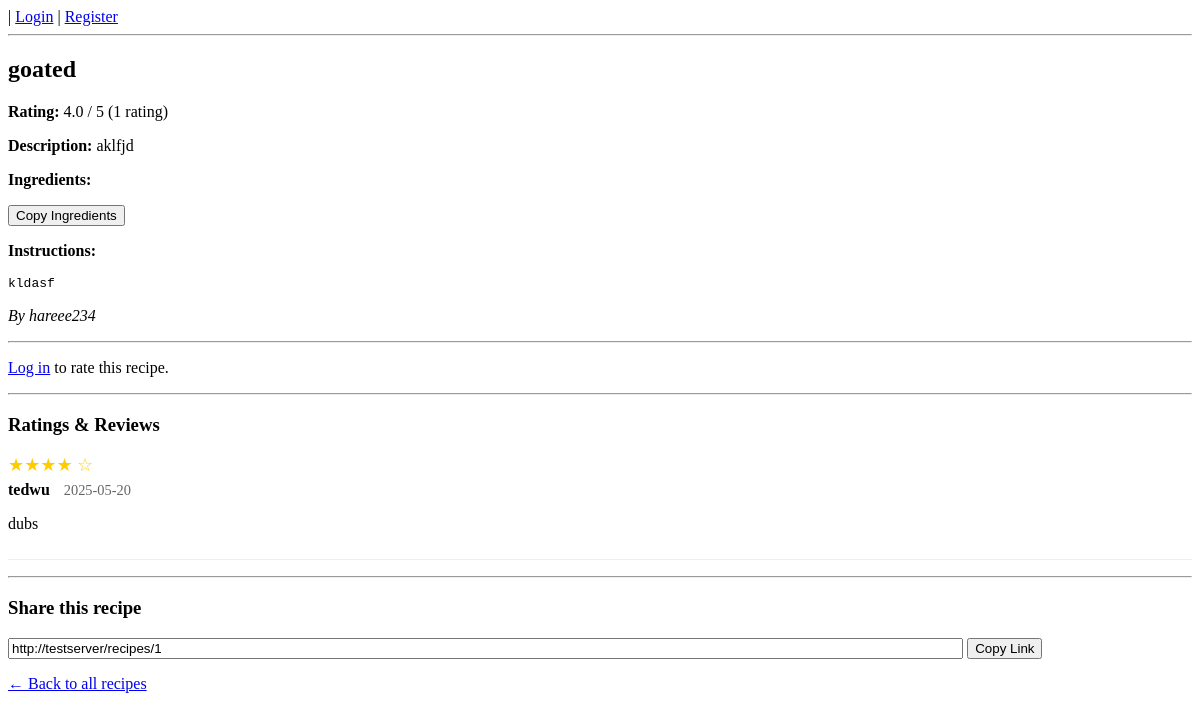
/recipes/1, run on an earlier commit of the app's database.
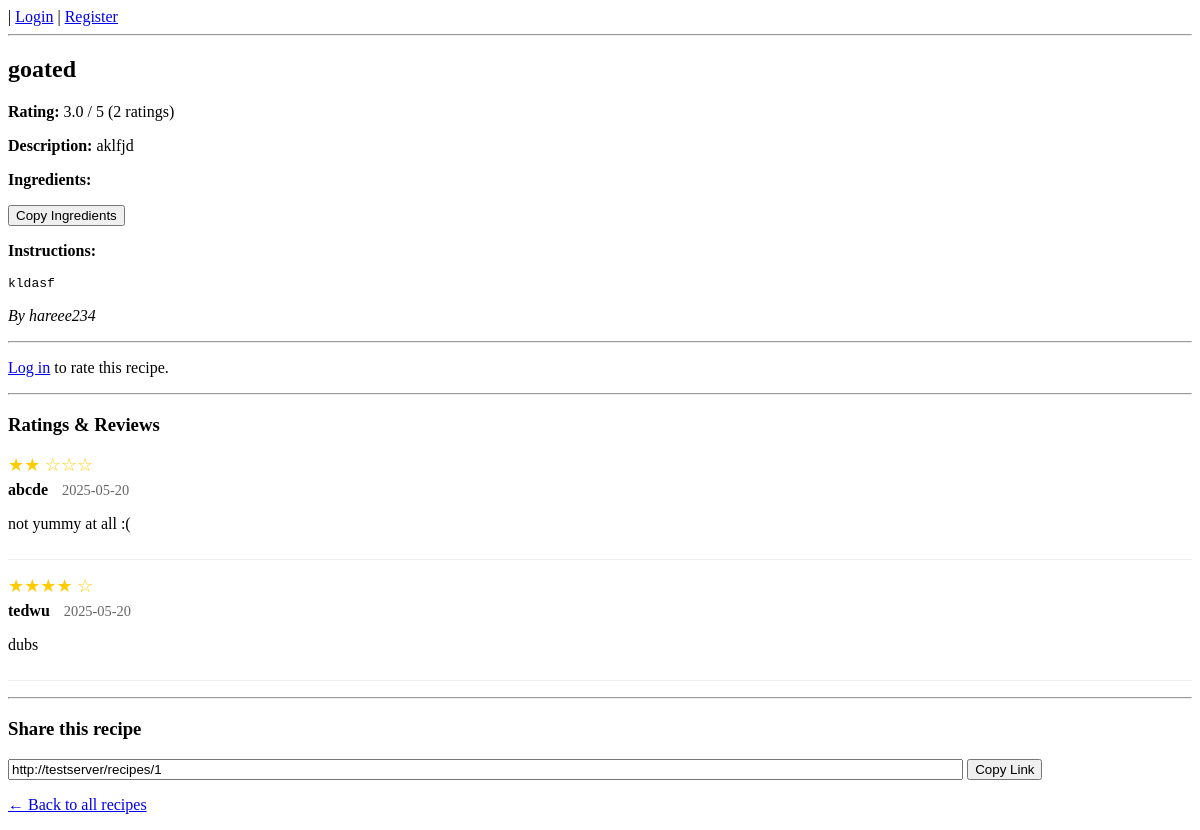
And on a later commit of the database.
### app/models.py (models this page shows)
class Recipe(db.Model):
    id = db.Column(db.Integer, primary_key=True)
    title = db.Column(db.String(200), nullable=False)
    description = db.Column(db.Text, nullable=False)
    ingredients = db.Column(db.Text, nullable=False)
    instructions = db.Column(db.Text, nullable=False)
    created_at = db.Column(db.DateTime(timezone=True), server_default=func.now())
    user_id = db.Column(db.Integer, db.ForeignKey('user.id'), nullable=False)
    ratings = db.relationship('Rating', backref='recipe', lazy=True, cascade="all, delete-orphan")
    def avg_rating(self):
        if not self.ratings:
            return 0
        return round(sum(r.value for r in self.ratings) / len(self.ratings), 1)

class Rating(db.Model):
    id = db.Column(db.Integer, primary_key=True)
    value = db.Column(db.Integer, nullable=False)  # 1-5 stars
    comment = db.Column(db.Text, nullable=True)    # Optional review text
    created_at = db.Column(db.DateTime(timezone=True), server_default=func.now())
    recipe_id = db.Column(db.Integer, db.ForeignKey('recipe.id'), nullable=False)
    user_id = db.Column(db.Integer, db.ForeignKey('user.id'), nullable=False)
    __table_args__ = (db.UniqueConstraint('recipe_id', 'user_id', name='_recipe_user_rating_uc'),)

class User(UserMixin, db.Model):
    id = db.Column(db.Integer, primary_key=True)
    username = db.Column(db.String(100), unique=True, nullable=False)
    email = db.Column(db.String(120), unique=True, nullable=False)
    password = db.Column(db.String(200), nullable=False)
    recipes = db.relationship('Recipe', backref='author', lazy=True)
    ratings = db.relationship('Rating', backref='user', lazy=True)

### app/routes.py (the view)
@app.route('/recipes/<int:recipe_id>')
def view_recipe(recipe_id):
    user = get_current_user()
    recipe = Recipe.query.get_or_404(recipe_id)
    user_rating = None
    if user:
        user_rating = Rating.query.filter_by(
            recipe_id=recipe_id,
            user_id=user.id
        ).first()
    return render_template(
        'view_recipe.html',
        recipe=recipe,
        user=user,
        user_rating=user_rating
    )

### app/routes.py (called while the page is built)
def get_current_user():
    uid = session.get("user_id")
    return User.query.get(uid) if uid else None

### app/templates/view_recipe.html (shortened to what this page needs)
{% extends "base.html" %}
{% block content %}
  <h2>{{ recipe.title }}</h2>
  <div class="rating-display">
    <p>
      <strong>Rating:</strong>
      {% if recipe.ratings %}
        {{ recipe.avg_rating() }} / 5 ({{ recipe.ratings|length }} rating{% if recipe.ratings|length != 1 %}s{% endif %})
      {% else %}
        No ratings yet
      {% endif %}
    </p>
  </div>
  <p><strong>Description:</strong> {{ recipe.description }}</p>
  <p><strong>Ingredients:</strong></p>
  <button type="button" onclick="copyIngredients()">Copy Ingredients</button>
  <p><strong>Instructions:</strong></p>
  <pre>{{ recipe.instructions }}</pre>
  <p><em>By {{ recipe.author.username }}</em></p>
  <hr>
{% if user %}
  <h3>Rate this recipe</h3>
  <form method="POST" action="{{ url_for('rate_recipe', recipe_id=recipe.id) }}">
    <div class="star-rating">
      <input type="radio" id="star5" name="rating" value="5" {% if user_rating and user_rating.value == 5 %}checked{% endif %} required>
      <label for="star5">★</label>
      <input type="radio" id="star4" name="rating" value="4" {% if user_rating and user_rating.value == 4 %}checked{% endif %}>
      <label for="star4">★</label>
      <input type="radio" id="star3" name="rating" value="3" {% if user_rating and user_rating.value == 3 %}checked{% endif %}>
      <label for="star3">★</label>
      <input type="radio" id="star2" name="rating" value="2" {% if user_rating and user_rating.value == 2 %}checked{% endif %}>
      <label for="star2">★</label>
      <input type="radio" id="star1" name="rating" value="1" {% if user_rating and user_rating.value == 1 %}checked{% endif %}>
      <label for="star1">★</label>
    </div>
    <div>
      <label for="comment">Review (optional):</label><br>
      <textarea id="comment" name="comment" rows="3">{{ user_rating.comment if user_rating else '' }}</textarea>
    </div>
    <button type="submit">{% if user_rating %}Update{% else %}Submit{% endif %} Rating</button>
  </form>
{% else %}
  <p><a href="{{ url_for('login') }}">Log in</a> to rate this recipe.</p>
{% endif %}
  <hr>
  <h3>Ratings & Reviews</h3>
  {% if recipe.ratings %}
    <ul class="reviews-list">
      {% for rating in recipe.ratings %}
        <li>
          <div class="review">
            <div class="stars">
              {% for i in range(rating.value) %}★{% endfor %}
              {% for i in range(5 - rating.value) %}☆{% endfor %}
            </div>
            <div class="reviewer">
              <strong>{{ rating.user.username }}</strong>
              <span class="date">{{ rating.created_at.strftime('%Y-%m-%d') }}</span>
            </div>
            {% if rating.comment %}
              <p class="comment">{{ rating.comment }}</p>
            {% endif %}
          </div>
        </li>
      {% endfor %}
    </ul>
  {% else %}
    <p>No ratings or reviews yet. Be the first to rate this recipe!</p>
  {% endif %}
  <hr>
  <h3>Share this recipe</h3>
  <div>
    <input type="text" id="share-link" value="{{ request.url }}" readonly style="width:80%">
    <button type="button" onclick="copyLink()">Copy Link</button>
  </div>
  <p><a href="{{ url_for('recipes') }}">&larr; Back to all recipes</a></p>
{% endblock %}

### app/templates/base.html (shortened to what this page needs)
<!DOCTYPE html>
<html lang="en">
<head>
</head>
<body>
  <nav>
    {% if user %}
      | Hello, {{ user.username }}
      | <a href="{{ url_for('home') }}">Home</a>
      | <a href="{{ url_for('profile') }}">View Profile</a>
      | <a href="{{ url_for('edit_profile') }}">Edit Profile</a>
      | <a href="{{ url_for('logout') }}">Logout</a>
      | <a href="{{ url_for('add_recipe') }}">+ Add Recipe</a>
    {% else %}
      | <a href="{{ url_for('login') }}">Login</a>
      | <a href="{{ url_for('register') }}">Register</a>
    {% endif %}
  </nav>
  <hr>
  {% block content %}{% endblock %}
</body>
</html>

### app/templates/view_recipe.html (style rules this page uses)
.reviews-list { list-style-type: none; padding: 0; }
.review { margin-bottom: 15px; border-bottom: 1px solid #eee; padding-bottom: 10px; }
.stars { color: #ffcc00; font-size: 18px; }
.reviewer { margin: 5px 0; }
.date { color: #666; font-size: 0.9em; margin-left: 10px; }

What changed in the data, as far as the page shows it:
added Rating: avg_rating "3.0", user.username "abcde", created_at "2025-05-20", comment "not yummy at all :("
Also different on the page:
{{ recipe.ratings|length }}: "1" → "2"
{{ recipe.avg_rating() }}: "4.0" → "3.0"
text now shown: "s"
